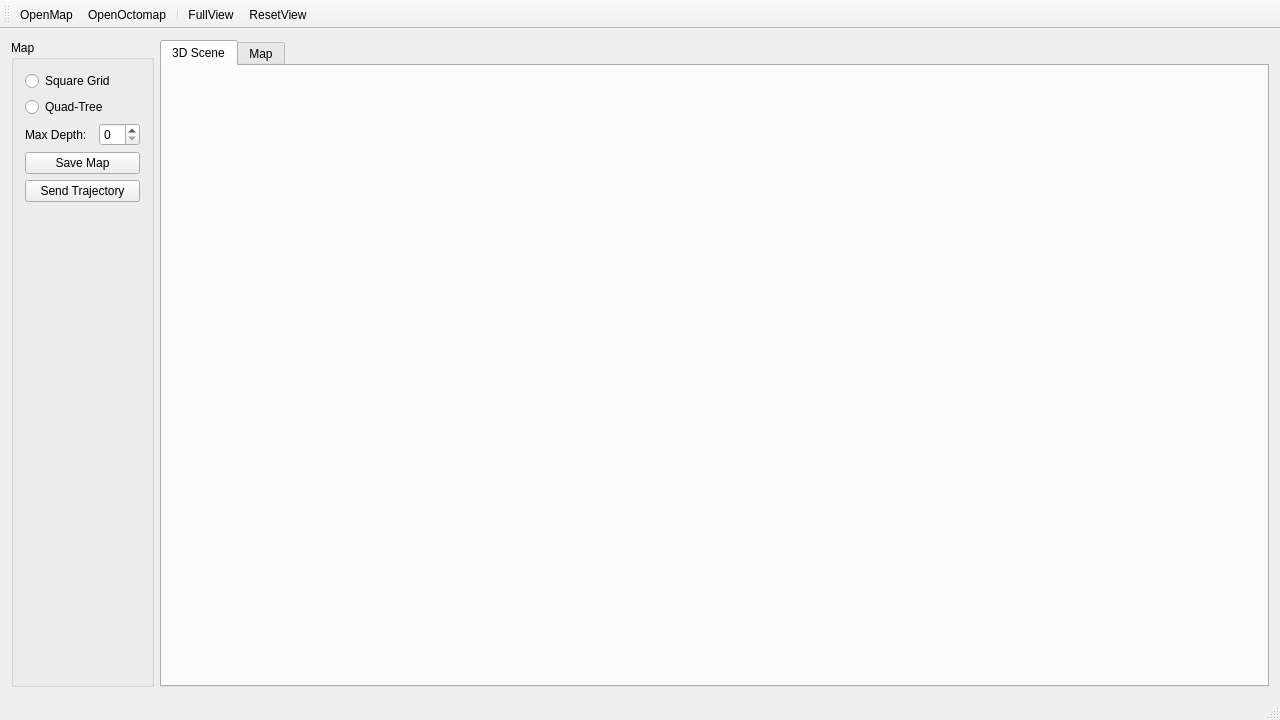
<?xml version="1.0" encoding="UTF-8"?>
<ui version="4.0">
 <class>MainWindow</class>
 <widget class="QMainWindow" name="MainWindow">
  <property name="geometry">
   <rect>
    <x>0</x>
    <y>0</y>
    <width>1280</width>
    <height>720</height>
   </rect>
  </property>
  <property name="windowTitle">
   <string>SRCL GUI</string>
  </property>
  <widget class="QWidget" name="centralWidget">
   <layout class="QGridLayout" name="gridLayout">
    <item row="0" column="1">
     <widget class="QTabWidget" name="tabWidget">
      <property name="tabPosition">
       <enum>QTabWidget::North</enum>
      </property>
      <property name="tabShape">
       <enum>QTabWidget::Rounded</enum>
      </property>
      <property name="currentIndex">
       <number>0</number>
      </property>
      <widget class="QWidget" name="tab3DScene">
       <attribute name="title">
        <string>3D Scene</string>
       </attribute>
       <layout class="QGridLayout" name="gridLayout_3"/>
      </widget>
      <widget class="QWidget" name="tab2DScene">
       <attribute name="title">
        <string>Map</string>
       </attribute>
       <layout class="QGridLayout" name="gridLayout_4"/>
      </widget>
     </widget>
    </item>
    <item row="0" column="0">
     <widget class="QGroupBox" name="gbWSpace">
      <property name="maximumSize">
       <size>
        <width>250</width>
        <height>16777215</height>
       </size>
      </property>
      <property name="title">
       <string>Map</string>
      </property>
      <layout class="QGridLayout" name="gridLayout_2">
       <item row="1" column="0" colspan="3">
        <widget class="QRadioButton" name="rbUseQTree">
         <property name="text">
          <string>Quad-Tree</string>
         </property>
         <attribute name="buttonGroup">
          <string notr="true">rbGroupCellDecomp</string>
         </attribute>
        </widget>
       </item>
       <item row="0" column="0" colspan="3">
        <widget class="QRadioButton" name="rbUseSGrid">
         <property name="text">
          <string>Square Grid</string>
         </property>
         <attribute name="buttonGroup">
          <string notr="true">rbGroupCellDecomp</string>
         </attribute>
        </widget>
       </item>
       <item row="3" column="2">
        <widget class="QSpinBox" name="sbQTreeMaxDepth"/>
       </item>
       <item row="6" column="0">
        <spacer name="verticalSpacer">
         <property name="orientation">
          <enum>Qt::Vertical</enum>
         </property>
         <property name="sizeHint" stdset="0">
          <size>
           <width>20</width>
           <height>40</height>
          </size>
         </property>
        </spacer>
       </item>
       <item row="5" column="0" colspan="3">
        <widget class="QPushButton" name="btnSendTraj">
         <property name="text">
          <string>Send Trajectory</string>
         </property>
        </widget>
       </item>
       <item row="3" column="0">
        <widget class="QLabel" name="lbQTreeMaxDepth">
         <property name="text">
          <string>Max Depth:</string>
         </property>
        </widget>
       </item>
       <item row="4" column="0" colspan="3">
        <widget class="QPushButton" name="pushButton">
         <property name="text">
          <string>Save Map</string>
         </property>
        </widget>
       </item>
      </layout>
     </widget>
    </item>
   </layout>
  </widget>
  <widget class="QMenuBar" name="menuBar">
   <property name="geometry">
    <rect>
     <x>0</x>
     <y>0</y>
     <width>1280</width>
     <height>25</height>
    </rect>
   </property>
  </widget>
  <widget class="QStatusBar" name="statusBar"/>
  <widget class="QToolBar" name="mainToolBar">
   <property name="windowTitle">
    <string>toolBar</string>
   </property>
   <attribute name="toolBarArea">
    <enum>TopToolBarArea</enum>
   </attribute>
   <attribute name="toolBarBreak">
    <bool>false</bool>
   </attribute>
   <addaction name="actionOpenMap"/>
   <addaction name="actionOpenOctomap"/>
   <addaction name="separator"/>
   <addaction name="actionFullView"/>
   <addaction name="actionResetView"/>
  </widget>
  <action name="actionOpenMap">
   <property name="icon">
    <iconset resource="icon_res.qrc">
     <normaloff>:/icons/icons/open_map.ico</normaloff>:/icons/icons/open_map.ico</iconset>
   </property>
   <property name="text">
    <string>OpenMap</string>
   </property>
   <property name="toolTip">
    <string>Open Map</string>
   </property>
  </action>
  <action name="actionResetView">
   <property name="icon">
    <iconset resource="icon_res.qrc">
     <normaloff>:/icons/icons/reset_cam.ico</normaloff>:/icons/icons/reset_cam.ico</iconset>
   </property>
   <property name="text">
    <string>ResetView</string>
   </property>
   <property name="toolTip">
    <string>Reset View</string>
   </property>
  </action>
  <action name="actionFullView">
   <property name="icon">
    <iconset resource="icon_res.qrc">
     <normaloff>:/icons/icons/full_view.ico</normaloff>:/icons/icons/full_view.ico</iconset>
   </property>
   <property name="text">
    <string>FullView</string>
   </property>
   <property name="toolTip">
    <string>Full View</string>
   </property>
  </action>
  <action name="actionOpenOctomap">
   <property name="icon">
    <iconset resource="icon_res.qrc">
     <normaloff>:/icons/icons/open_octomap.ico</normaloff>:/icons/icons/open_octomap.ico</iconset>
   </property>
   <property name="text">
    <string>OpenOctomap</string>
   </property>
   <property name="toolTip">
    <string>Open Octomap</string>
   </property>
  </action>
 </widget>
 <layoutdefault spacing="6" margin="11"/>
 <resources>
  <include location="icon_res.qrc"/>
 </resources>
 <connections/>
 <buttongroups>
  <buttongroup name="rbGroupCellDecomp"/>
 </buttongroups>
</ui>
